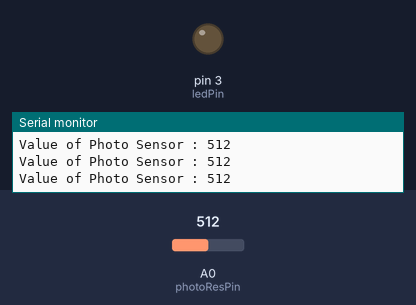
A sketch run on a simulated Arduino Uno, built with avr-gcc and run on an emulated ATmega328P. On the bench: output pins drawn as LEDs (lit = HIGH), the last lines printed to the serial monitor. The inputs (shaded band) are chosen by the test bench; at power-on: A0 (photoResPin) = 512.

Above: at 1.2 s.
1.3 s: A0 (photoResPin) set to 412
4.3 s: A0 (photoResPin) set to 383
At 5.5 s:
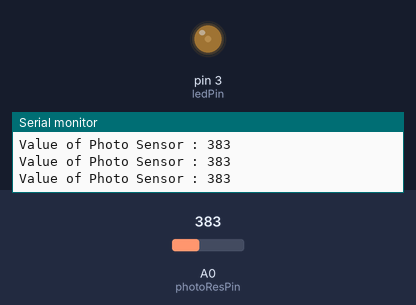
5.8 s: A0 (photoResPin) set to 16
At 6.9 s:
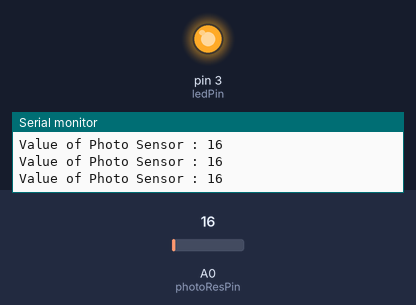
7.3 s: A0 (photoResPin) set to 306
At 8.6 s:
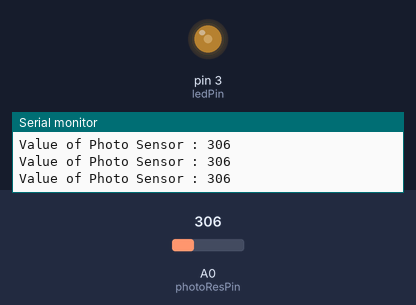
Timing chart, 0 to 9.8 s (numbered marks = the images above; inputs shaded):
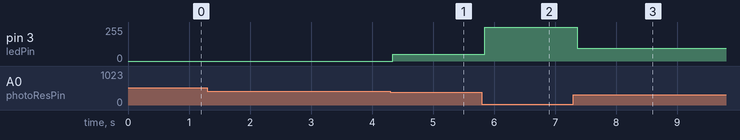

Measured:
- the behaviour switches between 400 and 399 on A0 (photoResPin) (found by bisection; images 0 and 1)
- after the input at 4.3 s, pin 3 (ledPin): 0/255 → 50/255 at once
- after the input at 5.8 s, pin 3 (ledPin): 50/255 → 255/255 at once
- after the input at 7.3 s, pin 3 (ledPin): 255/255 → 95/255 after 0.06 s

The sketch:

Auto-Night-Light.ino
```cpp
int photoResPin = A0;
int ledPin = 3;
int roomMax = 470;
int darkMin = 26;
int ledBrightness = 0;

void setup() {

  Serial.begin(9600);
  pinMode(ledPin, OUTPUT);
}

void loop() {

  int voltValue = analogRead(photoResPin);

  Serial.print("Value of Photo Sensor : ");
  Serial.println(voltValue);

  // if (voltValue <= 200 && voltValue >= 0) {

  //   digitalWrite(13, HIGH);

  // } else {

  //   digitalWrite(13, LOW);
  // }

  // 1\. Clamp readings so anything brighter than roomMax stays at roomMax

  if (voltValue >= 400) {
    // Replace 600 with your room light level
    ledBrightness = 0;
  } else {
    int clampedValue = constrain(voltValue, darkMin, roomMax);
    ledBrightness = map(clampedValue, darkMin, roomMax, 255, 0);
  }

  analogWrite(ledPin, ledBrightness);

  //delay(100);
}
```
